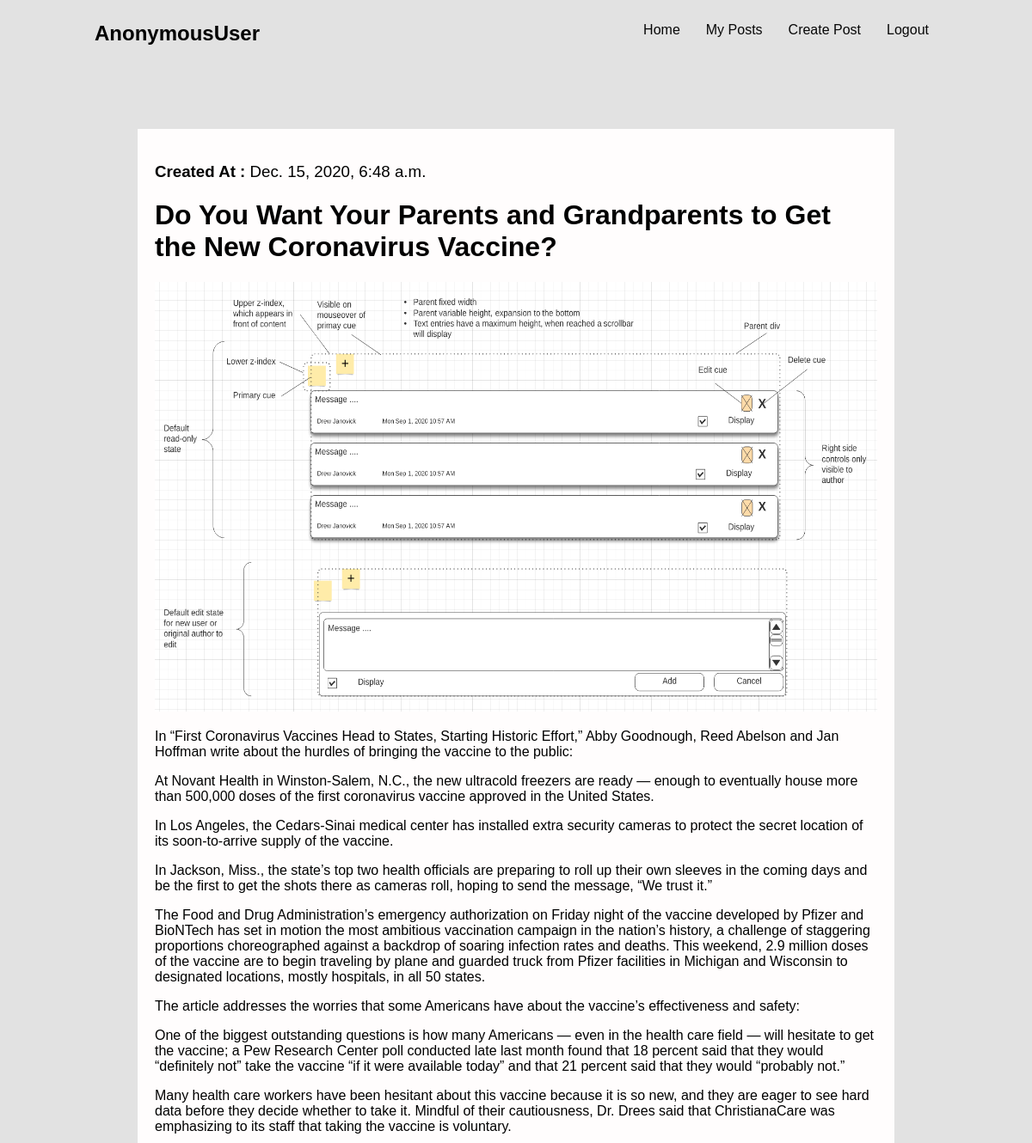
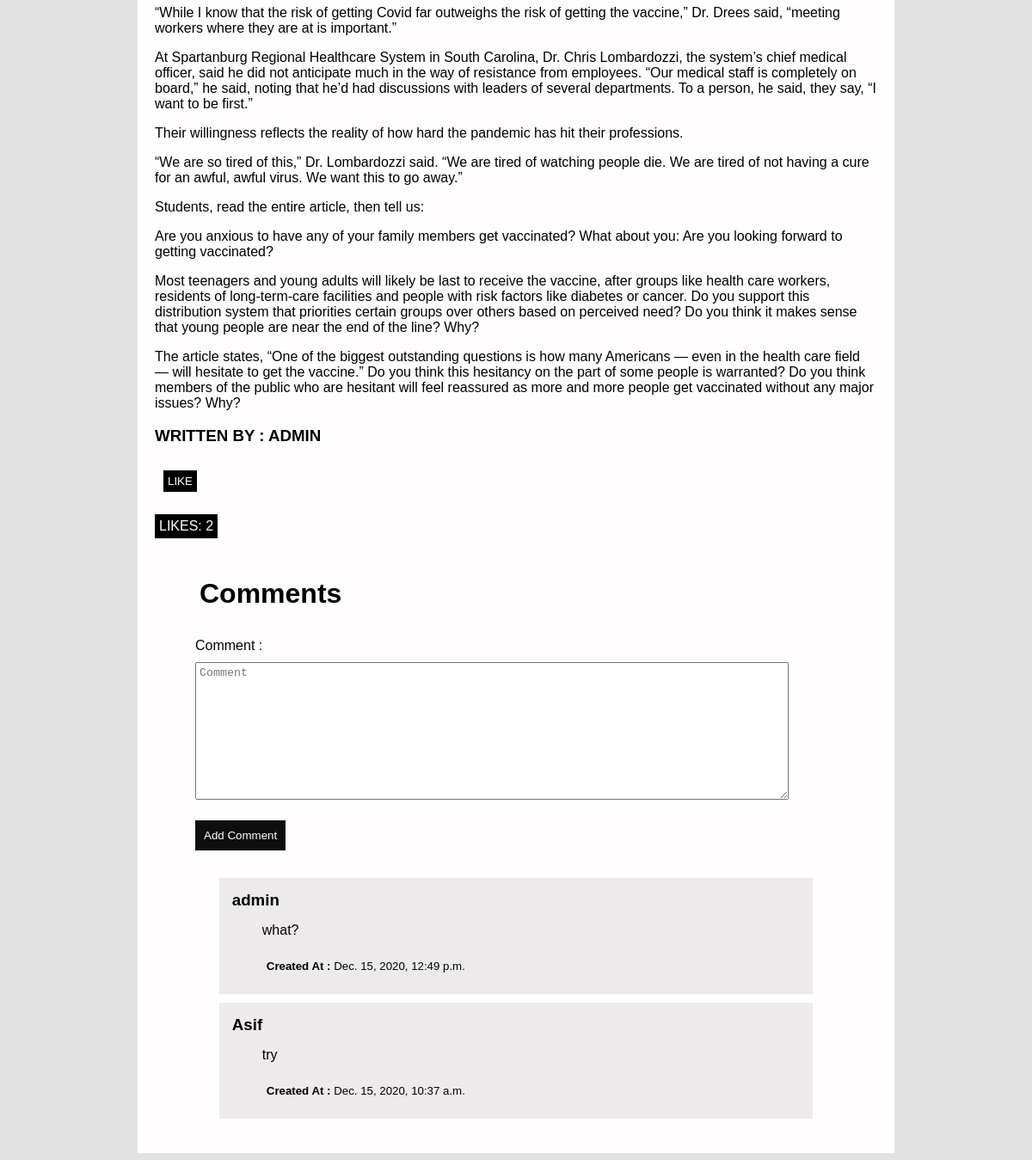
Screenshot of /posts/14 with the database file from the repository (2 pictures, top to bottom).
### blog/models.py (models this page shows, shortened)
class Blog(models.Model):
       owner = models.ForeignKey(User, on_delete=models.CASCADE, related_name="blog")
       title = models.CharField(max_length=1000)
       short_body = models.CharField(max_length=5000)
       blog_img = models.ImageField(upload_to = 'media/')
       body = models.TextField()
       like = models.ManyToManyField(User, related_name='blog_posts')
       created_time = models.DateTimeField(auto_now_add=True, null=True)
       def get_likes(self):
              return "\n".join([str(p) for p in self.like.all()])
       class Meta:
              ordering = ['-id']

class Comment(models.Model):
       owner = models.ForeignKey(User, on_delete=models.CASCADE, related_name='comment')
       blog = models.ForeignKey(
              Blog,
              on_delete=models.CASCADE,
              related_name="comnents"
       )
       body = models.TextField()
       like = models.ManyToManyField(User, related_name="blog_comments", blank=True)
       created_time = models.DateTimeField(auto_now_add=True)
       class Meta:
              ordering = ['-id']

### blog/views.py (the view, shortened to what this page needs)
# urls.py: path("posts/<int:pk>", views.PostDetailView.as_view(), name="post_detail")
class PostDetailView(generic.View):
       def get(self, request, pk):
              post = get_object_or_404(Blog, pk=pk)
              comments = post.comnents.all()
              comment_form = CreateCommentForm()
              data = {
                     "post":post,
                     "user":request.user,
                     'comments':comments,
                     'comment_form':comment_form,
                     'like':post.like.filter(id=request.user.id).exists()
              }
              return render(request, 'post_detail.html', context=data)

### blog/forms.py
class CreateCommentForm(forms.Form):
       body = forms.CharField(widget=forms.Textarea(attrs={"placeholder":"Comment"}), label='Comment ')

### templates/post_detail.html (shortened to what this page needs)
<!DOCTYPE html>
<html lang="en">
<head>
       {% load static %}
       <link rel="stylesheet" href="{% static '/styles/detail.css' %}">
</head>
<body>
       <nav class="navbar">
              <h1 class="user">{{ user }}</h1>
              <ul>
                     <li><a href="{% url 'home' %}">Home</a></li>
                     <li><a href="{% url 'myposts' %}">My Posts</a></li>
                     <li><a href="{% url 'create_post' %}">Create Post</a></li>
                     <li><a href="{% url 'logout' %}">Logout</a></li>
              </ul>
       </nav>
       <div class="post">
              <h3>Created At : <span class="created_time">{{ post.created_time }}</span></h3>
              <a class="title" href=""><h1 class="post_title">{{ post.title }}</h1></a>
              <img width="60%" height="500px" src="{{post.blog_img.url}}" alt="">
              <p class="post_body">{{ post.body | linebreaks }}</p>
              <h3 style="text-transform: uppercase;">Written by : {{ post.owner }}</h3>
              <form action="/posts/{{ post.id }}" method="post">
                     {% if like %}
                            <input class="dislike-btn" type="submit" id="" value="dislike">
                     {% else %}
                            <input class="like-btn" type="submit" id="" value="like">
                     {% endif %}
              </form>
              <p class="likes-count">Likes: {{ post.get_likes | wordcount}}</p>
              <br>
              <div class="comments">
                     <h1 class="comment-head">Comments</h1>
                     <form class="comment_form" method="POST" action="/createcomment/{{ post.id }}" >
                            {{ comment_form }}
                            <button type="submit">Add Comment</button>
                     </form>
                     {% for comment in comments %}
                            <div class="comment">
                                   <h3 class="from_comment">{{ comment.owner }}</h3>
                                   <p class="comment_body">{{ comment.body }}</p>
                                   <h5>Created At : <span class="created_time">{{ comment.created_time }}</span></h5>
                            </div>
                     {% endfor %}
              </div>
       </div>
</body>
</html>

### blog/static/styles/detail.css (style rules this page uses)
body { margin: 0px; padding: 0px; font-family: Verdana, Geneva, Tahoma, sans-serif; background: #e2e2e2; }
.user { margin: 15px 100px; }
.navbar { padding: 10px; width: 90%; display: flex; justify-content: space-between; }
.navbar ul { display: flex; list-style: none; }
.navbar ul li { margin: 0 10px; }
.navbar ul li a { text-decoration: none; padding: 10px; color: rgb(8, 8, 8); transition: 0.3s; text-decoration: none; }
.navbar ul li a::after { content: ''; display: block; width: 0; margin-top: 10px; height: 2px; background: #000; transition: width .3s; }
.post { width: 70%; margin: 50px auto; background: rgb(255, 253, 253); padding: 20px; font-family: Verdana, Geneva, Tahoma, sans-serif; }
.title { text-decoration: none; color: black; }
.post img { width: 100%; }
.likes-count { background-color: black; color: white; padding: 5px; border: none; display: inline-block; text-transform: uppercase; }
.like-btn { background-color: black; color: white; padding: 5px; border: none; margin: 10px; text-transform: uppercase; }
.created_time { font-weight: 500; }
.comment-head { margin: 20px 10px; }
.comments { width: 90%; background: rgb(255, 253, 253); margin: 0 auto; padding: 10px 10px; }
.comment { width: 90%; margin: 10px auto; background: rgb(236, 234, 234); padding: 5px 5px; }
.comment h3 { margin: 10px 10px; }
.comment h5 { padding: 10px; }
.comment p { padding: 5px; width: 80%; }
.comment p, h5 { margin: 10px 40px; }
.comment_form { padding: 5px 5px; margin: 1% auto; width: 90%; color: rgb(3, 3, 3); display: inline-block; }
.comment_form textarea { padding: 4px; width: 100%; margin: 10px auto; }
.comment_form button { background: rgb(14, 14, 14); color: white; padding: 10px; border: none; margin: 10px auto; }

### rows the page displays
Blog: created_time "Dec. 15, 2020, 6:48 a.m.", title "Do You Want Your Parents and Grandparents to Get the New Coronavirus Vaccine?", blog_img (picture), body "In “First Coronavirus Vaccines Head to States, Starting Historic Effort,” Abby Goodnough, Reed Abelson and Jan Hoffman write about the hurdles of bringing the vaccine to the public: At Novant Health in Winston-Salem, N.C., the new ultracold freezers are ready — enough to eventually house more than 500,000 doses of the first coronavirus vaccine approved in the United States. In Los Angeles, the Cedars-Sinai medical center has installed extra security cameras to protect the secret location of its soon-to-arrive supply of the vaccine. In Jackson, Miss., the state’s top two health officials are preparing to roll up their own sleeves in the coming days and be the first to get the shots there as…", owner "ADMIN", get_likes "2"
Comment: owner "admin", body "what?", created_time "Dec. 15, 2020, 12:49 p.m."
Comment: owner "Asif", body "try", created_time "Dec. 15, 2020, 10:37 a.m."

### other values shown
{{ user }} "AnonymousUser"
